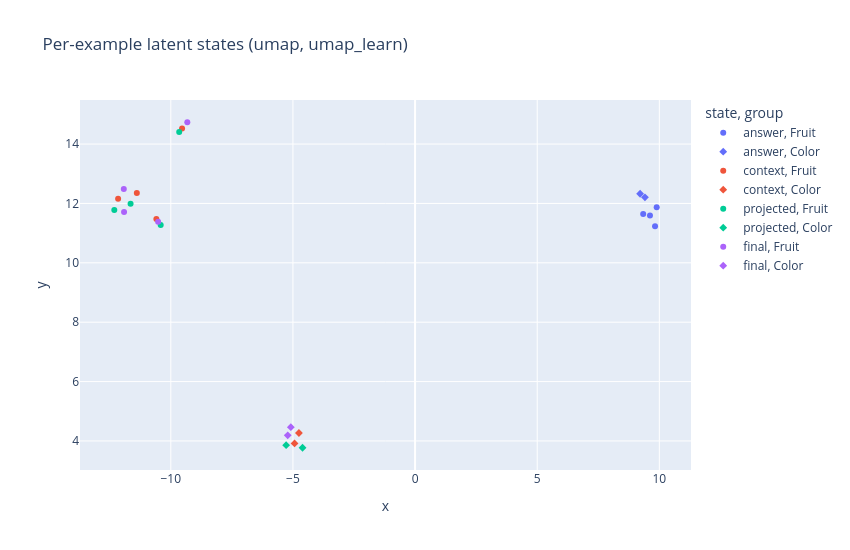
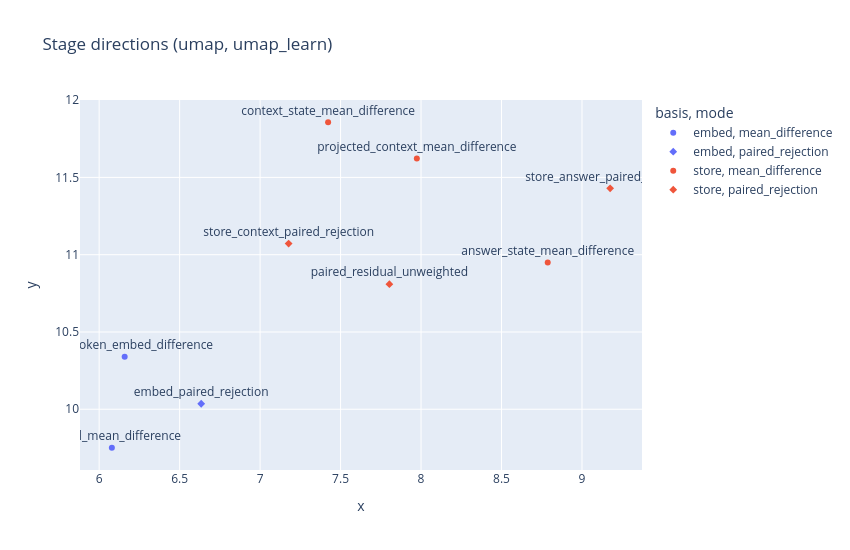

Notebook cell for these charts, in order:
### Markdown cell above
## 6. Projections

Two UMAP projections. The first places every probe example's states (answer position, context, projected and final
store state) in one plane, coloured by state and marked by sense group, so the path each example takes from context to
answer is visible. The second places the stage directions themselves.

### Code cell
# @title 6: Trajectory and direction projections { display-mode: "form" }
trajectory = report["projections"]["trajectory"]
fig = px.scatter(
    pd.DataFrame(trajectory["records"]),
    x="x",
    y="y",
    color="state",
    symbol="group",
    hover_data=["example_index"],
    title=f"Per-example latent states ({trajectory['method']}, {trajectory['backend']})",
)
fig.update_layout(height=550, width=850)
fig.show()

directions = report["projections"]["directions"]
fig = px.scatter(
    pd.DataFrame(directions["records"]),
    x="x",
    y="y",
    color="basis",
    symbol="mode",
    text="stage",
    title=f"Stage directions ({directions['method']}, {directions['backend']})",
)
fig.update_traces(textposition="top center")
fig.update_layout(height=550, width=850)
fig.show()

### Figure 1 — Plotly figure (JSON) as saved in the notebook; plotly's stock layout.template omitted (floating-point values rounded to 4 significant figures)
{"data": [{"customdata": [[0], [1], [2], [3]], "hovertemplate": "state=answer<br>group=Fruit<br>x=%{x}<br>y=%{y}<br>example_index=%{customdata[0]}<extra></extra>", "legendgroup": "answer, Fruit", "marker": {"color": "#636efa", "symbol": "circle"}, "mode": "markers", "name": "answer, Fruit", "orientation": "v", "showlegend": true, "type": "scatter", "x": [9.617, 9.892, 9.824, 9.339], "xaxis": "x", "y": [11.59, 11.87, 11.23, 11.64], "yaxis": "y"}, {"customdata": [[4], [5]], "hovertemplate": "state=answer<br>group=Color<br>x=%{x}<br>y=%{y}<br>example_index=%{customdata[0]}<extra></extra>", "legendgroup": "answer, Color", "marker": {"color": "#636efa", "symbol": "diamond"}, "mode": "markers", "name": "answer, Color", "orientation": "v", "showlegend": true, "type": "scatter", "x": [9.213, 9.411], "xaxis": "x", "y": [12.33, 12.2], "yaxis": "y"}, {"customdata": [[0], [1], [2], [3]], "hovertemplate": "state=context<br>group=Fruit<br>x=%{x}<br>y=%{y}<br>example_index=%{customdata[0]}<extra></extra>", "legendgroup": "context, Fruit", "marker": {"color": "#EF553B", "symbol": "circle"}, "mode": "markers", "name": "context, Fruit", "orientation": "v", "showlegend": true, "type": "scatter", "x": [-11.39, -10.59, -9.539, -12.16], "xaxis": "x", "y": [12.35, 11.47, 14.52, 12.16], "yaxis": "y"}, {"customdata": [[4], [5]], "hovertemplate": "state=context<br>group=Color<br>x=%{x}<br>y=%{y}<br>example_index=%{customdata[0]}<extra></extra>", "legendgroup": "context, Color", "marker": {"color": "#EF553B", "symbol": "diamond"}, "mode": "markers", "name": "context, Color", "orientation": "v", "showlegend": true, "type": "scatter", "x": [-4.755, -4.934], "xaxis": "x", "y": [4.269, 3.916], "yaxis": "y"}, {"customdata": [[0], [1], [2], [3]], "hovertemplate": "state=projected<br>group=Fruit<br>x=%{x}<br>y=%{y}<br>example_index=%{customdata[0]}<extra></extra>", "legendgroup": "projected, Fruit", "marker": {"color": "#00cc96", "symbol": "circle"}, "mode": "markers", "name": "projected, Fruit", "orientation": "v", "showlegend": true, "type": "scatter", "x": [-11.65, -10.41, -9.656, -12.31], "xaxis": "x", "y": [11.99, 11.27, 14.4, 11.78], "yaxis": "y"}, {"customdata": [[4], [5]], "hovertemplate": "state=projected<br>group=Color<br>x=%{x}<br>y=%{y}<br>example_index=%{customdata[0]}<extra></extra>", "legendgroup": "projected, Color", "marker": {"color": "#00cc96", "symbol": "diamond"}, "mode": "markers", "name": "projected, Color", "orientation": "v", "showlegend": true, "type": "scatter", "x": [-5.278, -4.606], "xaxis": "x", "y": [3.856, 3.771], "yaxis": "y"}, {"customdata": [[0], [1], [2], [3]], "hovertemplate": "state=final<br>group=Fruit<br>x=%{x}<br>y=%{y}<br>example_index=%{customdata[0]}<extra></extra>", "legendgroup": "final, Fruit", "marker": {"color": "#ab63fa", "symbol": "circle"}, "mode": "markers", "name": "final, Fruit", "orientation": "v", "showlegend": true, "type": "scatter", "x": [-11.91, -10.52, -9.325, -11.92], "xaxis": "x", "y": [11.71, 11.39, 14.73, 12.49], "yaxis": "y"}, {"customdata": [[4], [5]], "hovertemplate": "state=final<br>group=Color<br>x=%{x}<br>y=%{y}<br>example_index=%{customdata[0]}<extra></extra>", "legendgroup": "final, Color", "marker": {"color": "#ab63fa", "symbol": "diamond"}, "mode": "markers", "name": "final, Color", "orientation": "v", "showlegend": true, "type": "scatter", "x": [-5.214, -5.086], "xaxis": "x", "y": [4.188, 4.463], "yaxis": "y"}], "layout": {"height": 550, "legend": {"title": {"text": "state, group"}, "tracegroupgap": 0}, "title": {"text": "Per-example latent states (umap, umap_learn)"}, "width": 850, "xaxis": {"anchor": "y", "domain": [0.0, 1.0], "title": {"text": "x"}}, "yaxis": {"anchor": "x", "domain": [0.0, 1.0], "title": {"text": "y"}}}}

### Figure 2 — Plotly figure (JSON) as saved in the notebook; plotly's stock layout.template omitted (floating-point values rounded to 4 significant figures)
{"data": [{"hovertemplate": "basis=embed<br>mode=mean_difference<br>x=%{x}<br>y=%{y}<br>stage=%{text}<extra></extra>", "legendgroup": "embed, mean_difference", "marker": {"color": "#636efa", "symbol": "circle"}, "mode": "markers+text", "name": "embed, mean_difference", "orientation": "v", "showlegend": true, "text": ["target_token_embed_difference", "embed_mean_difference"], "textposition": "top center", "type": "scatter", "x": [6.159, 6.079], "xaxis": "x", "y": [10.34, 9.751], "yaxis": "y"}, {"hovertemplate": "basis=embed<br>mode=paired_rejection<br>x=%{x}<br>y=%{y}<br>stage=%{text}<extra></extra>", "legendgroup": "embed, paired_rejection", "marker": {"color": "#636efa", "symbol": "diamond"}, "mode": "markers+text", "name": "embed, paired_rejection", "orientation": "v", "showlegend": true, "text": ["embed_paired_rejection"], "textposition": "top center", "type": "scatter", "x": [6.634], "xaxis": "x", "y": [10.04], "yaxis": "y"}, {"hovertemplate": "basis=store<br>mode=mean_difference<br>x=%{x}<br>y=%{y}<br>stage=%{text}<extra></extra>", "legendgroup": "store, mean_difference", "marker": {"color": "#EF553B", "symbol": "circle"}, "mode": "markers+text", "name": "store, mean_difference", "orientation": "v", "showlegend": true, "text": ["answer_state_mean_difference", "context_state_mean_difference", "projected_context_mean_difference"], "textposition": "top center", "type": "scatter", "x": [8.787, 7.422, 7.974], "xaxis": "x", "y": [10.95, 11.86, 11.62], "yaxis": "y"}, {"hovertemplate": "basis=store<br>mode=paired_rejection<br>x=%{x}<br>y=%{y}<br>stage=%{text}<extra></extra>", "legendgroup": "store, paired_rejection", "marker": {"color": "#EF553B", "symbol": "diamond"}, "mode": "markers+text", "name": "store, paired_rejection", "orientation": "v", "showlegend": true, "text": ["paired_residual_unweighted", "store_context_paired_rejection", "store_answer_paired_rejection"], "textposition": "top center", "type": "scatter", "x": [7.803, 7.177, 9.175], "xaxis": "x", "y": [10.81, 11.07, 11.43], "yaxis": "y"}], "layout": {"height": 550, "legend": {"title": {"text": "basis, mode"}, "tracegroupgap": 0}, "title": {"text": "Stage directions (umap, umap_learn)"}, "width": 850, "xaxis": {"anchor": "y", "domain": [0.0, 1.0], "title": {"text": "x"}}, "yaxis": {"anchor": "x", "domain": [0.0, 1.0], "title": {"text": "y"}}}}
